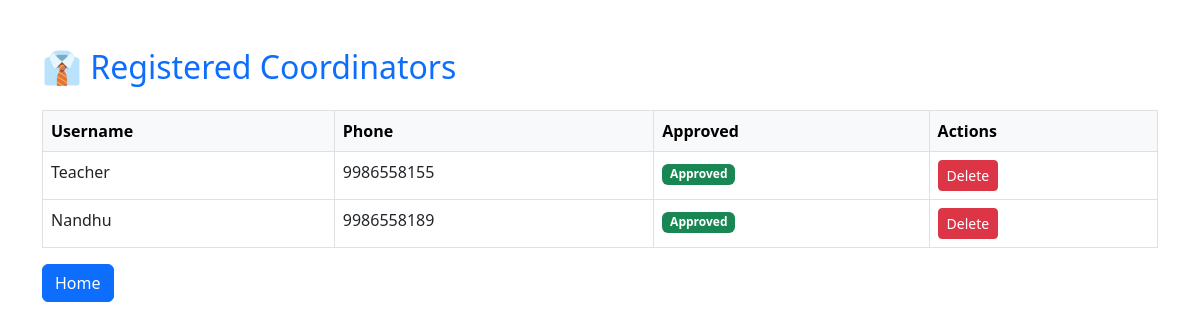
/view_coordinator (signed in), run on the app's committed database.
### Admin_app/models.py (models this page shows, shortened)
class Coordinator(models.Model):
    user=models.OneToOneField(User,on_delete=models.CASCADE)
    phone=models.CharField(max_length=12)
    is_coordinator=models.BooleanField(default=False)

### Admin_app/views.py (the view)
# urls.py: path('view_coordinator',views.view_coordinator,name='view_coordinator'),
@user_passes_test(is_admin)
def view_coordinator(request):
    coordinators=Coordinator.objects.all()
    return render(request,"view_coordinator.html",{'coordinators':coordinators})

### Admin_app/views.py (called while the page is built)
def is_admin(user):
    return user.is_superuser

### template/view_coordinator.html (shortened to what this page needs)
<!DOCTYPE html>
<html lang="en">
<head>
  <link href="https://cdn.jsdelivr.net/npm/bootstrap@5.3.0/dist/css/bootstrap.min.css" rel="stylesheet">
</head>
<body>
<div class="container py-5">
  <h2 class="mb-4 text-primary">👔 Registered Coordinators</h2>
  <table class="table table-bordered table-hover">
    <thead class="table-light">
      <tr>
        <th>Username</th>
        <th>Phone</th>
        <th>Approved</th>
        <th>Actions</th>
      </tr>
    </thead>
    <tbody>
      {% for coordinator in coordinators %}
        <tr>
          <td>{{ coordinator.user.username }}</td>
          <td>{{ coordinator.phone }}</td>
          <td>
            {% if coordinator.is_coordinator %}
              <span class="badge bg-success">Approved</span>
            {% else %}
              <span class="badge bg-warning">Pending</span>
            {% endif %}
          </td>
          <td>
            <a href="{% url 'delete_coordinator' coordinator.id %}" class="btn btn-sm btn-danger">Delete</a>
          </td>
        </tr>
      {% empty %}
        <tr>
          <td colspan="4" class="text-center text-muted">No coordinators found.</td>
        </tr>
      {% endfor %}
    </tbody>
  </table>
  <a href="{% url 'admin_home' %}"class='btn btn-primary'>Home</a>
</div>
</body>
</html>

### data on the page
Coordinator: user.username "Teacher", phone "9986558155", is_coordinator "Approved"
Coordinator: user.username "Nandhu", phone "9986558189", is_coordinator "Approved"
